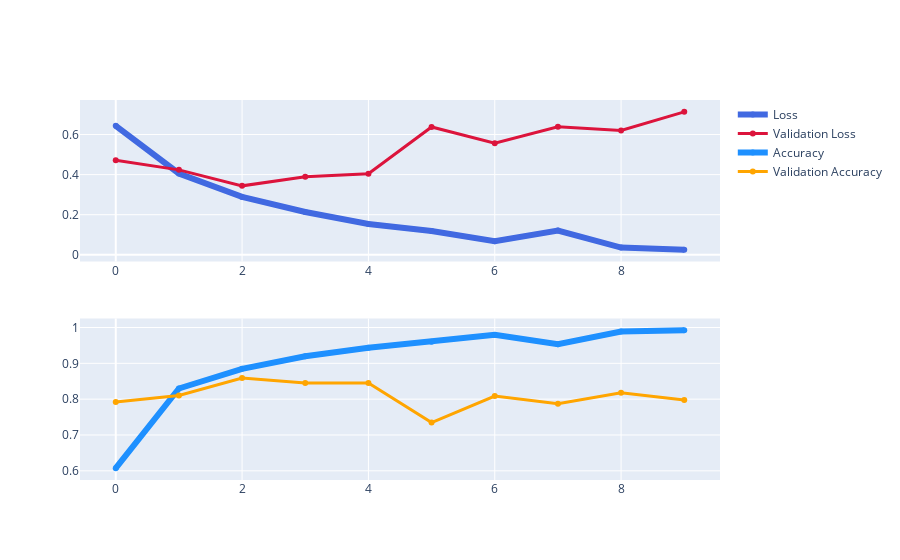

The cell this chart's notebook holds for it:
### Code cell
plot_val_acc_loss(history)

### Figure 1 — Plotly figure (JSON) as saved in the notebook; plotly's stock layout.template omitted (floating-point values rounded to 4 significant figures)
{"data": [{"line": {"color": "royalblue", "width": 6}, "name": "Loss", "type": "scatter", "xaxis": "x", "y": [0.6435, 0.4056, 0.2887, 0.2133, 0.1535, 0.1183, 0.06722, 0.1206, 0.03577, 0.02552], "yaxis": "y"}, {"line": {"color": "crimson", "width": 3}, "name": "Validation Loss", "type": "scatter", "xaxis": "x", "y": [0.4719, 0.4237, 0.344, 0.3891, 0.4047, 0.6377, 0.5565, 0.6388, 0.62, 0.7133], "yaxis": "y"}, {"line": {"color": "dodgerblue", "width": 6}, "name": "Accuracy", "type": "scatter", "xaxis": "x2", "y": [0.6074, 0.8298, 0.8848, 0.9197, 0.9435, 0.9603, 0.9794, 0.9531, 0.9889, 0.9922], "yaxis": "y2"}, {"line": {"color": "orange", "width": 3}, "name": "Validation Accuracy", "type": "scatter", "xaxis": "x2", "y": [0.7924, 0.8102, 0.8592, 0.8448, 0.8454, 0.7348, 0.8086, 0.7872, 0.818, 0.7976], "yaxis": "y2"}], "layout": {"xaxis": {"anchor": "y", "domain": [0, 1]}, "xaxis2": {"anchor": "y2", "domain": [0, 1]}, "yaxis": {"anchor": "x", "domain": [0.575, 1]}, "yaxis2": {"anchor": "x2", "domain": [0, 0.425]}}}
